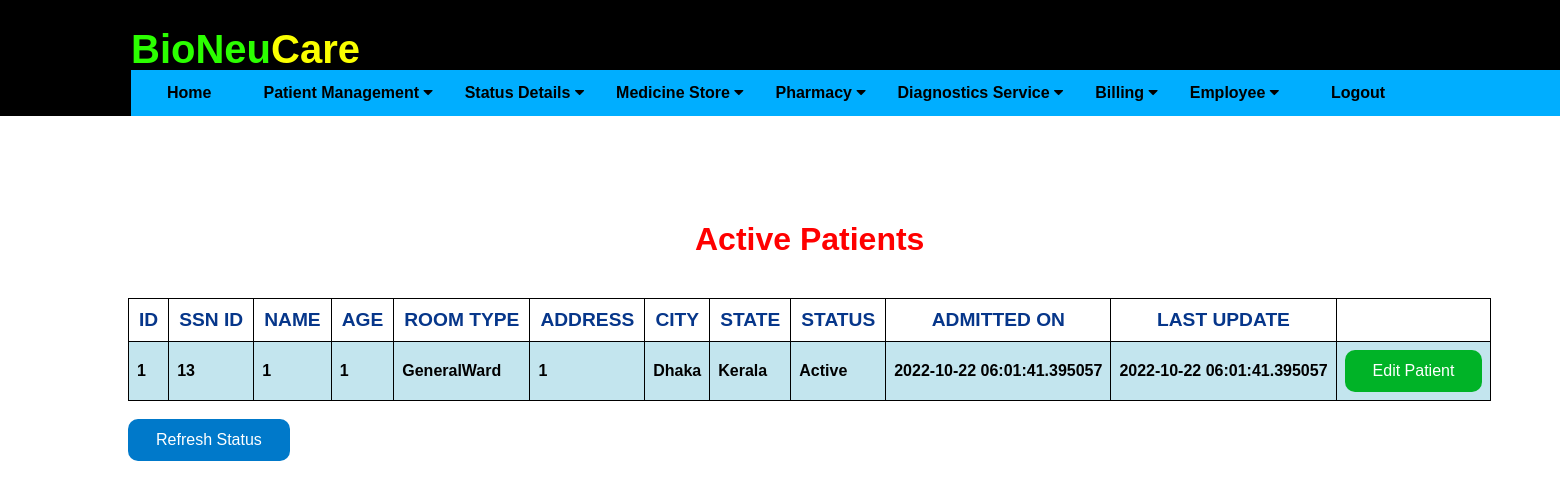
The page /patientscreen (signed in) on the database as committed earlier.
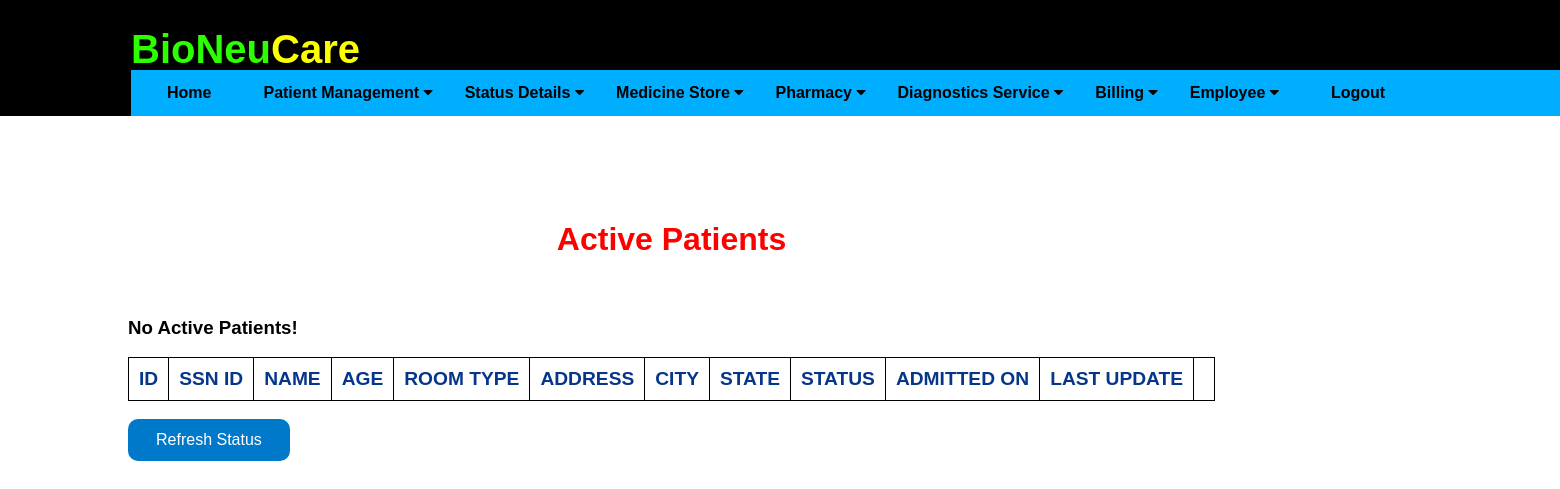
The same page on the database as committed later.
### application/db.py (models this page shows)
class Patients(db.Model):
    __tablename__ = 'patients'
    id = db.Column(db.Integer, primary_key=True)
    ssn_id = db.Column(db.Integer)
    pname = db.Column(db.String(20), nullable=False)
    age = db.Column(db.Integer)
    date = db.Column(db.DateTime, default=datetime.now)
    ldate = db.Column(db.DateTime, default=datetime.now)
    tbed = db.Column(db.String(10))
    address = db.Column(db.String(20))
    city = db.Column(db.String(20))
    state = db.Column(db.String(20))
    status = db.Column(db.String(20))

### application/routes.py (the view)
@app.route('/patientscreen')
def patientscreen():
    if session.get('username') or session.get('recepUsername'):
        pts = Patients.query.filter_by( status = 'Active' )
        print("ptsss",pts)
        if not pts:
            flash('All Patients Discharged')
            return redirect( url_for('update_patient') )
        else:
            print("inside else")
            return render_template('patientscreen.html', pts = pts)
    else:
        return "<h1>You do not have permission to perform this action. Please go back</h1>"

### application/templates/patientscreen.html (shortened to what this page needs)
{% extends "layout.html" %}
{% block content %}
<div class="astatus">
    <h1 style="color: rgb(255, 0, 0);">Active Patients</h1><br>
    <table border="1">
        <tr>
            <th>ID</th>
            <th>SSN ID</th>
            <th>NAME</th>
            <th>AGE</th>
            <th>ROOM TYPE</th>
            <th>ADDRESS</th>
            <th>CITY</th>
            <th>STATE</th>
            <th>STATUS</th>
            <th>ADMITTED ON</th>
            <th>LAST UPDATE</th>
            <th></th>
        </tr>
        {% for update in pts %}
        <tr>
            <td> {{ update.id }} </td>
            <td> {{ update.ssn_id }} </td>
            <td> {{ update.pname }} </td>
            <td> {{ update.age }} </td>
            <td> {{ update.tbed }} </td>
            <td> {{ update.address }}</td>
            <td> {{ update.city }} </td>
            <td> {{ update.state }} </td>
            <td> {{ update.status }} </td>
            <td> {{ update.date }} </td>
            <td> {{ update.ldate }} </td>
            <td> <button type="button" class="ubutton" onclick="window.location='editpatientdetail/{{ update.id }}'"> Edit Patient </button> </td>
        </tr>
        {% else %}
                <h3>No Active Patients!</h3>
        {% endfor %}
    </table>
    <br>
    <form action="{{ url_for('patientscreen') }}">
    <button type="submit" class="ibutton" value="Refresh the list">Refresh Status</button>
    </form>
</div>
{% endblock %}

### application/templates/layout.html (shortened to what this page needs)
<!DOCTYPE html>
<html>
<head>
    <link rel="stylesheet" href="https://cdnjs.cloudflare.com/ajax/libs/font-awesome/4.7.0/css/font-awesome.min.css">
    <link rel="stylesheet" href="{{ url_for('static', filename='css/main.css') }}">
</head>
<body>
    {% include "includes/header.html" %}
    {% block content %} {% endblock %}
</body>
</html>

### application/templates/includes/header.html (shortened to what this page needs)
<header>
    <div class="heading">
        <h1 id="logo" style="color: rgb(43, 255, 0); display: inline-flex; font-size: 40px;">BioNeu
            <div style="color: rgb(251, 255, 0); display: inline-flex; font-size: 40px;">Care </div>
        </h1>
    </div>
    <div class="links">
        <nav class="navbar">
            <div class="home"><a href="{{ url_for('home') }}">Home</a></div>
            <div class="dropdown">
                <button class="dropbtn">Patient Management
                    <i class="fa fa-caret-down"></i>
                </button>
            </div>
            <div class="dropdown">
                <button class="dropbtn">Status Details
                    <i class="fa fa-caret-down"></i>
                </button>
            </div>
            <div class="dropdown">
                <button class="dropbtn">Medicine Store
                    <i class="fa fa-caret-down"></i>
                </button>
            </div>
            <div class="dropdown">
                <button class="dropbtn">Pharmacy
                    <i class="fa fa-caret-down"></i>
                </button>
            </div>
            <div class="dropdown">
                <button class="dropbtn">Diagnostics Service
                    <i class="fa fa-caret-down"></i>
                </button>
            </div>
            <div class="dropdown">
                <button class="dropbtn">Billing
                    <i class="fa fa-caret-down"></i>
                </button>
            </div>
            <div class="dropdown">
                <button class="dropbtn">Employee
                    <i class="fa fa-caret-down"></i>
                </button>
            </div>
            <div class="logout"><a href="{{ url_for('logout') }}">Logout</a></div>
        </nav>
    </div>
</header>

### application/static/css/main.css (style rules this page uses)
header { background-color: black; height: 116px; position: absolute; top: 0; left: 0; width: 100%; }
html { overflow-y: scroll; overflow-x: hidden; }
body { font-family: Arial, Helvetica, sans-serif; height: 100%; display: flex; flex-direction: column; }
#logo { color: rgb(7, 162, 252); display: inline-flex; position: absolute; left: 131px; }
.navbar { overflow: hidden; background-color: rgb(0, 174, 255); }
.navbar a { float: left; font-size: 16px; color: black; font-weight: bolder; text-align: center; padding: 14px 36px; text-decoration: none; }
.dropdown { float: left; overflow: hidden; }
.dropdown .dropbtn { font-size: 16px; font-weight: bolder; border: none; outline: none; color: black; padding: 14px 16px; background-color: inherit; font-family: inherit; margin: 0; }
.links { width: 1510px; position: absolute; left: 131px; top: 70px; }
table, th, td { border: 1px solid black; border-collapse: collapse; }
.astatus { position: absolute; top: 200px; padding-left: 120px; }
.astatus h1 { text-align: center; }

### application/templates/layout.html (style rules this page uses)
table { font-family: arial, sans-serif; border-collapse: collapse; width: 100%; }
th { border: 1px solid #dddddd; width: auto; color: #06368a; text-align: center; font-size: larger; font-weight: bolder; padding: 10px; }
.ibutton { background-color: #0079ca;; border: 2px; border-radius: 10px; color: white; padding: 12px 28px; text-align: center; text-decoration: none; display: inline-block; font-size: 16px; }

Rows that differ between the two databases and show on the page:
removed Patients: id "1", ssn_id "13", pname "1", age "1", tbed "GeneralWard", address "1", city "Dhaka", state "Kerala", status "Active", date "2022-10-22 06:01:41.395057", ldate "2022-10-22 06:01:41.395057"
Other text that changed with them:
text now shown: "No Active Patients!"
